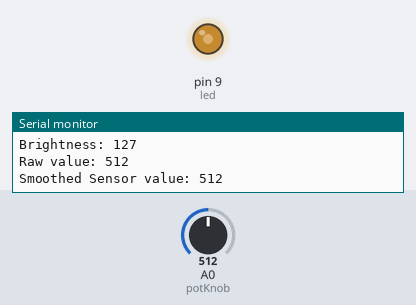
Simulated run of this sketch. Board: Arduino Uno, built with avr-gcc and run on an emulated ATmega328P. Parts: output pins drawn as LEDs (lit = HIGH), the last lines printed to the serial monitor. Inputs (shaded band) come from the test bench; at power-on: A0 (potKnob) = 512.

Above: at 1.2 s.
1.3 s: A0 (potKnob) set to 409
At 1.46 s:
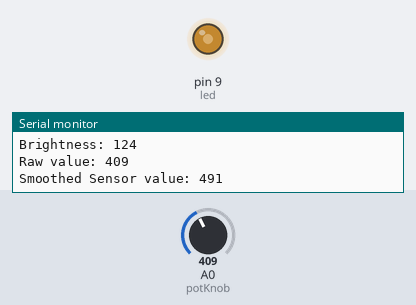
4.3 s: A0 (potKnob) set to 388
At 4.76 s:
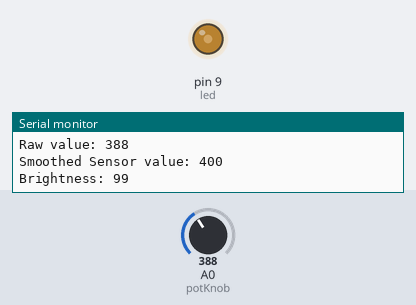
7.3 s: A0 (potKnob) set to 122
At 9.1 s:
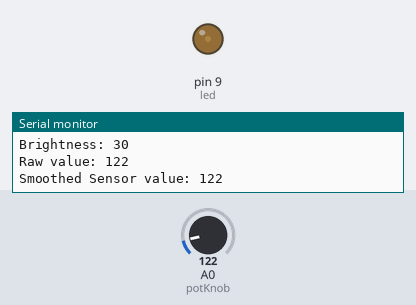
10.3 s: A0 (potKnob) set to 109
At 10.47 s:
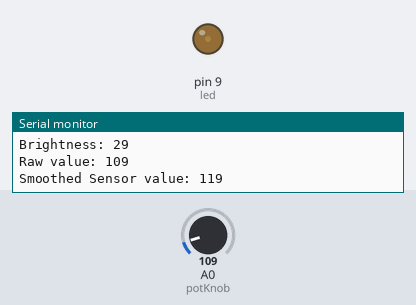
13.3 s: A0 (potKnob) set to 95
At 13.71 s:
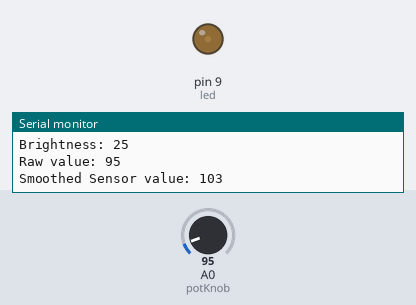
16.3 s: A0 (potKnob) set to 0
At 16.55 s:
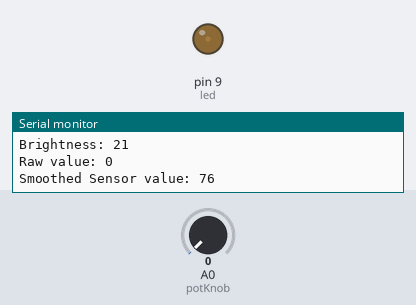
Timing chart, 0 to 19.3 s (numbered marks = the images above; inputs shaded):
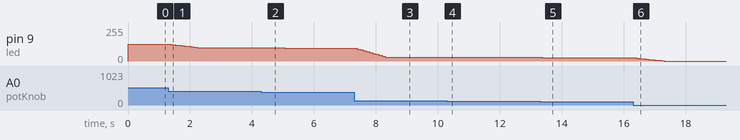

Measured:
- after the input at 1.3 s, pin 9 (led): moves from 127/255 to 101/255 over 0.91 s, starting at once
- after the input at 4.3 s, pin 9 (led): moves from 101/255 to 96/255 over 0.81 s, starting after 0.16 s
- after the input at 7.3 s, pin 9 (led): moves from 96/255 to 30/255 over 0.91 s, starting after 0.09 s
- after the input at 10.3 s, pin 9 (led): 30/255 → 29/255 at once, → 28/255 0.30 s later, → 27/255 0.30 s later
- after the input at 13.3 s, pin 9 (led): 27/255 → 26/255 after 0.06 s, → 25/255 0.20 s later, → 24/255 0.30 s later, → 23/255 0.30 s later
- after the input at 16.3 s, pin 9 (led): moves from 23/255 to 0/255 over 0.91 s, starting after 0.10 s

The sketch:

Workshop_Day3_Pot_Fade.ino
```cpp
#include <Smoothed.h>

int led = 9;
int potKnob = A0;
Smoothed <int> myPot;

void setup() {
  Serial.begin(9600);
 //Smoothed Library requires Begin Function
  myPot.begin(SMOOTHED_AVERAGE, 10);
  pinMode(led, OUTPUT);
  pinMode(potKnob, INPUT);
}

void loop() {
  //Raw value from potentiometer
  int potVal = analogRead(potKnob);

  // Add this value to Smooth Average "Array"
  myPot.add(potVal);

  //Get the Smoothed Value
  int smoothedAvg = myPot.get();

  //Output the values to Serial monitor
  Serial.print("Raw value: ");
  Serial.println(potVal);
  Serial.print("Smoothed Sensor value: ");
  Serial.println(smoothedAvg);

  // Map smoothed values to LED
  int brightness = map(smoothedAvg, 0, 1023, 0, 255);
  analogWrite(led, brightness);
  delay(100);

  Serial.print("Brightness: ");
  Serial.println(brightness);
}
```
